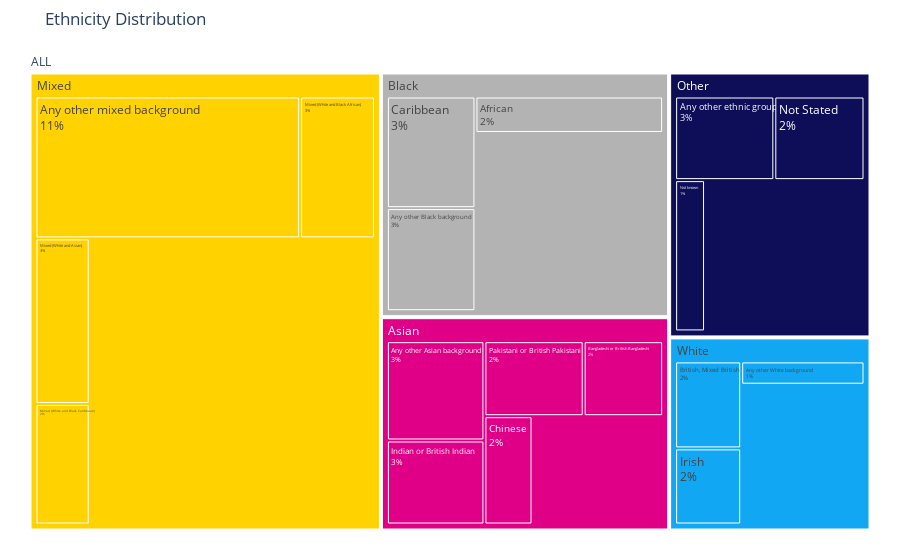

Notebook source saved alongside this figure:
### Code cell
import plotly.graph_objects as go
from constants import colors

# Define top-level ethnicity categories and their colors
parent_colors = {
    "White": colors.RCPCH_LIGHT_BLUE,
    "Asian": colors.RCPCH_PINK,
    "Black": colors.RCPCH_MID_GREY,
    "Mixed": colors.RCPCH_YELLOW,
    "Other": colors.RCPCH_DARK_BLUE,
}

# Define ethnicity mapping to parents
ethnicity_parent_map = {
    "Not known": "Other",
    "Any other mixed background": "Mixed",
    "African": "Black",
    "Pakistani or British Pakistani": "Asian",
    "Caribbean": "Black",
    "British, Mixed British": "White",
    "Any other White background": "White",
    "Any other Black background": "Black",
    "Mixed (White and Black Caribbean)": "Mixed",
    "Irish": "White",
    "Any other ethnic group": "Other",
    "Chinese": "Asian",
    "Any other Asian background": "Asian",
    "Mixed (White and Asian)": "Mixed",
    "Indian or British Indian": "Asian",
    "Not Stated": "Other",
    "Mixed (White and Black African)": "Mixed",
    "Bangladeshi or British Bangladeshi": "Asian",
}

# Ethnicity data with percentage distribution
data = {
    "Any other mixed background": 13,
    "Caribbean": 13,
    "Mixed (White and Black African)": 13,
    "Any other Asian background": 12,
    "Any other Black background": 11,
    "Mixed (White and Asian)": 11,
    "Indian or British Indian": 11,
    "Any other ethnic group": 10,
    "Not Stated": 10,
    "Pakistani or British Pakistani": 9,
    "African": 8,
    "British, Mixed British": 8,
    "Bangladeshi or British Bangladeshi": 8,
    "Mixed (White and Black Caribbean)": 7,
    "Irish": 7,
    "Chinese": 6,
    "Not known": 4,
    "Any other White background": 4,
}

# Extract lists
ethnicities = list(data.keys())
percentages = list(data.values())
parents = [ethnicity_parent_map[ethnicity] for ethnicity in ethnicities]  # Assign parents

# Ensure unique parent labels in the treemap
parent_labels = list(set(parents))  # Get unique parent categories
parent_values = [
    sum(data[eth] for eth in ethnicities if ethnicity_parent_map[eth] == parent)
    for parent in parent_labels
]

# Define all labels (parents first, then children)
all_labels = parent_labels + ethnicities
all_parents = ["ALL"] * len(parent_labels) + parents

# Define values (parents first, then children)
all_values =  [100] + parent_values + percentages

# Assign the same color to subcategories as their parent
all_colors = {p: parent_colors[p] for p in parent_labels}  # Assign parent colors
all_colors.update(
    # Apply same color to children
    {eth: parent_colors[ethnicity_parent_map[eth]] for eth in ethnicities}
)

# Create Treemap
fig = go.Figure(
    go.Treemap(
        labels=all_labels,  # Labels including parents
        parents=all_parents,  # Hierarchical structure
        values=all_values,  # Sizes
        textinfo="label+percent root",  # Show labels and percentages
        marker=dict(
            # Apply parent colors to subcategories
            colors=[all_colors[label] for label in all_labels]
        ),
        hovertemplate=(
            "<b>%{label}</b><br>"
            "N=%{value} (%{percentRoot:.0%})<br><extra></extra>"
        ),
    )
)

# Customize layout
fig.update_layout(
    title="Ethnicity Distribution",
    margin=dict(t=50, l=25, r=25, b=25),
)

fig.show()

### Figure 1 — Plotly figure (JSON) as saved in the notebook; plotly's stock layout.template omitted (floating-point values rounded to 4 significant figures)
{"data": [{"hovertemplate": "<b>%{label}</b><br>N=%{value} (%{percentRoot:.0%})<br><extra></extra>", "labels": ["Mixed", "Black", "Other", "White", "Asian", "Any other mixed background", "Caribbean", "Mixed (White and Black African)", "Any other Asian background", "Any other Black background", "Mixed (White and Asian)", "Indian or British Indian", "Any other ethnic group", "Not Stated", "Pakistani or British Pakistani", "African", "British, Mixed British", "Bangladeshi or British Bangladeshi", "Mixed (White and Black Caribbean)", "Irish", "Chinese", "Not known", "Any other White background"], "marker": {"colors": ["#FFD200", "#B3B3B3", "#0D0D58", "#11A7F2", "#E00087", "#FFD200", "#B3B3B3", "#FFD200", "#E00087", "#B3B3B3", "#FFD200", "#E00087", "#0D0D58", "#0D0D58", "#E00087", "#B3B3B3", "#11A7F2", "#E00087", "#FFD200", "#11A7F2", "#E00087", "#0D0D58", "#11A7F2"]}, "parents": ["ALL", "ALL", "ALL", "ALL", "ALL", "Mixed", "Black", "Mixed", "Asian", "Black", "Mixed", "Asian", "Other", "Other", "Asian", "Black", "White", "Asian", "Mixed", "White", "Asian", "Other", "White"], "textinfo": "label+percent root", "type": "treemap", "values": [100, 44, 32, 24, 19, 46, 13, 13, 13, 12, 11, 11, 11, 10, 10, 9, 8, 8, 8, 7, 7, 6, 4, 4]}], "layout": {"margin": {"b": 25, "l": 25, "r": 25, "t": 50}, "title": {"text": "Ethnicity Distribution"}}}
